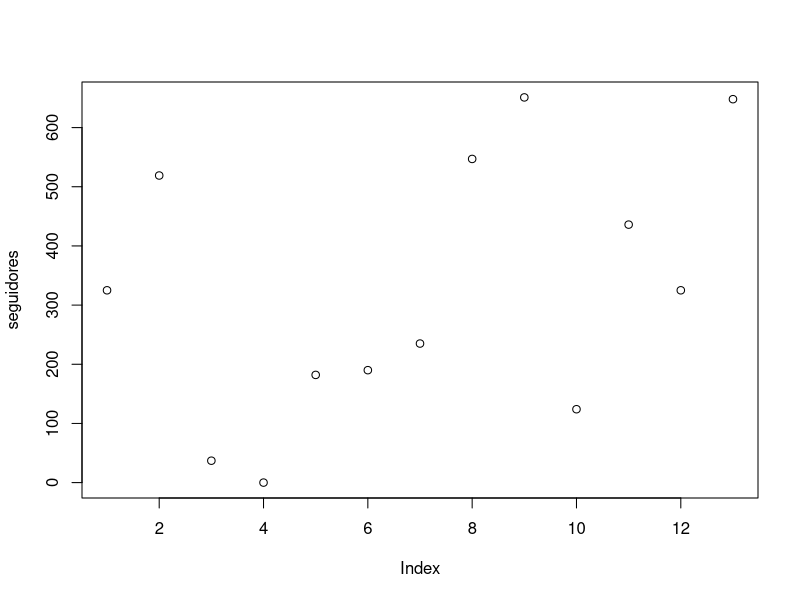
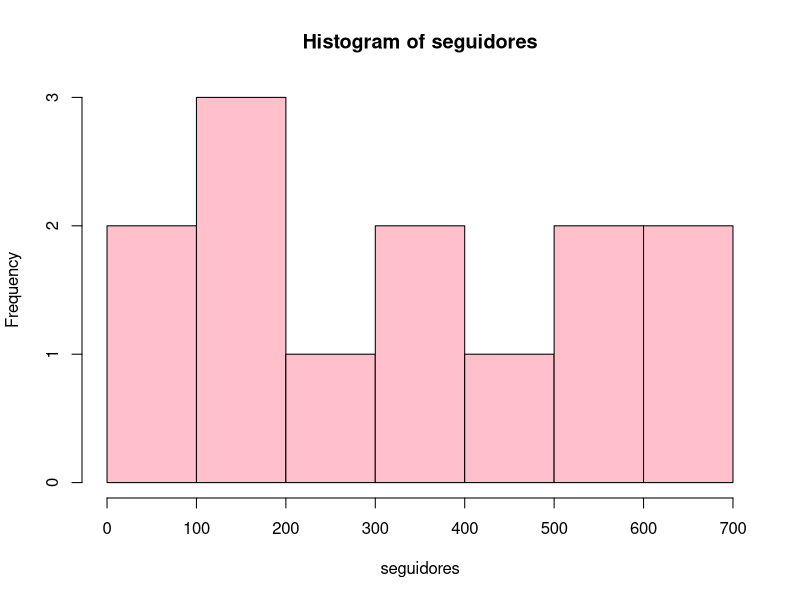
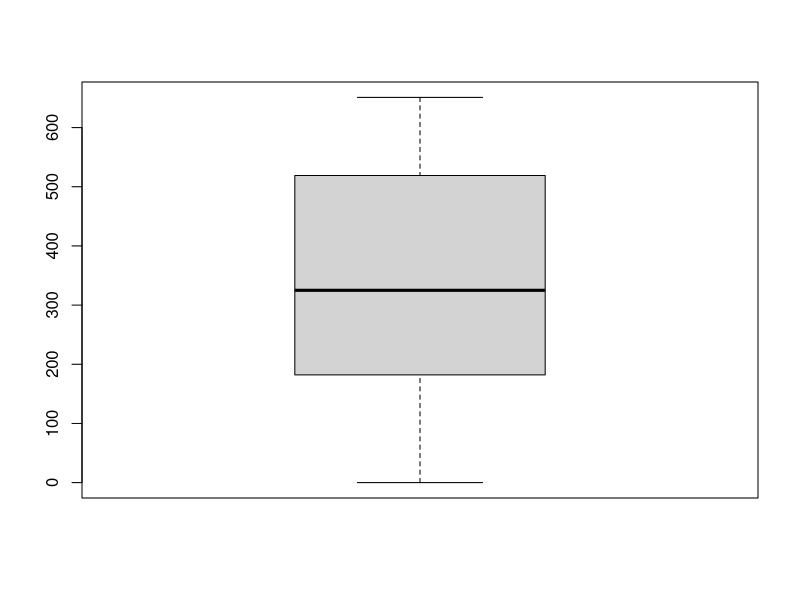

Generate these figures, in order, with R:
# Actividad 3  Vectores 

#Vector de seguidores 
seguidores <- c(325,519, 37, 0, 182, 190, 235, 547, 651, 124, 436, 325, 648)

sort(seguidores)

# Media 
mean(seguidores)

#Mediana 
median(seguidores)

#Varianza 
var(seguidores)

#Standar deviation 
sd(seguidores)

plot(seguidores)
hist(seguidores, col="pink")
summary(seguidores)
boxplot(seguidores)


